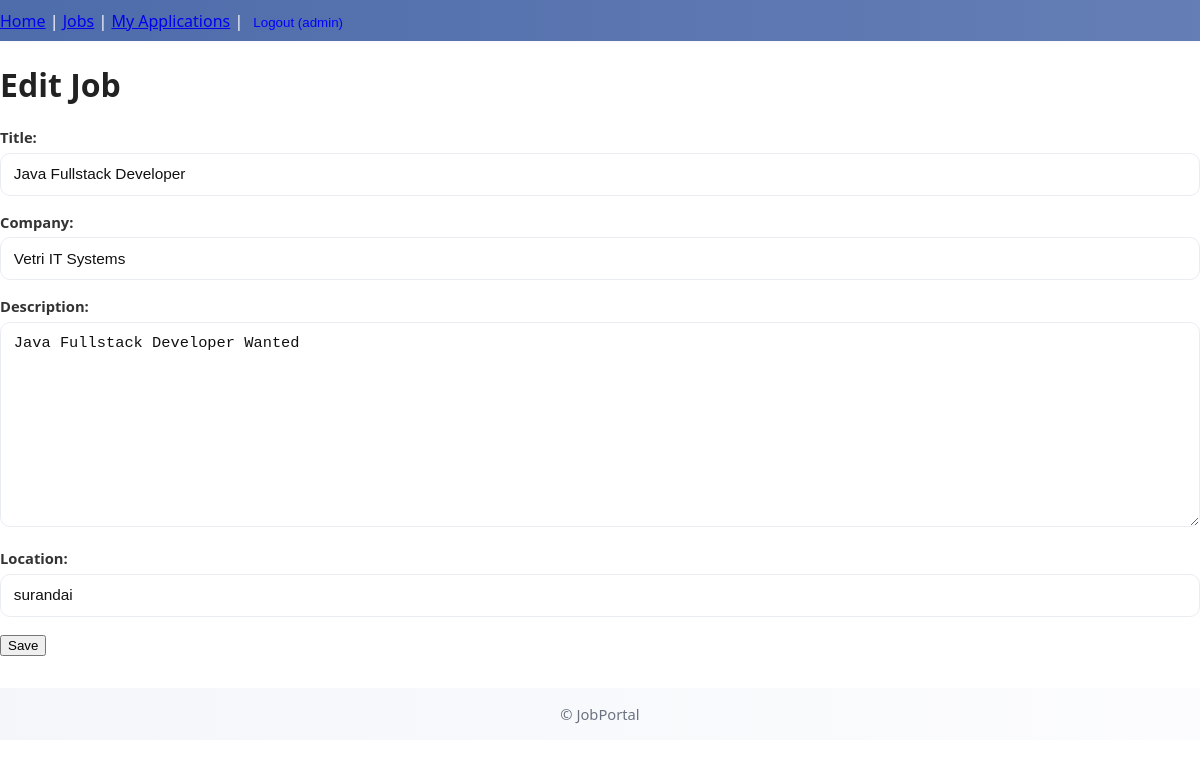
The page /jobs/2/edit/ (signed in) on the database its author committed.
### jobs/models.py (models this page shows, shortened)
class Job(models.Model):
    title = models.CharField(max_length=255)
    company = models.CharField(max_length=255)
    description = models.TextField()
    location = models.CharField(max_length=255, blank=True)
    posted_by = models.ForeignKey(User, related_name='jobs', on_delete=models.CASCADE)
    created_at = models.DateTimeField(auto_now_add=True)
    updated_at = models.DateTimeField(auto_now=True)
    class Meta:
        ordering = ['-created_at']

### jobs/views.py (the view)
# urls.py: path('jobs/<int:pk>/edit/', views.JobUpdateView.as_view(), name='job_edit'),
class JobUpdateView(LoginRequiredMixin, UserPassesTestMixin, UpdateView):
    model = Job
    form_class = JobForm
    template_name = 'jobs/job_form.html'
    def test_func(self):
        job = self.get_object()
        return self.request.user == job.posted_by

### jobs/forms.py
class JobForm(forms.ModelForm):
    class Meta:
        model = Job
        fields = ['title', 'company', 'description', 'location']

### jobs/templates/jobs/job_form.html
{% extends 'jobs/Layout/base.html' %}
{% block content %}
  <h1>{% if object %}Edit Job{% else %}Post a Job{% endif %}</h1>
  <form method="post">{% csrf_token %}
    {{ form.as_p }}
    <button type="submit">Save</button>
  </form>
{% endblock %}

### jobs/templates/jobs/Layout/base.html (shortened to what this page needs)
<!doctype html>
<html lang="en">
<head>
  {% load static %}
  <link rel="stylesheet" href="{% static 'css/styles.css' %}">
</head>
<body>
  <nav>
    <a href="{% url 'jobs:home' %}">Home</a> |
    <a href="{% url 'jobs:job_list' %}">Jobs</a>
    {% if user.is_authenticated %}
      {% if user.profile.role == 'employer' %}
        | <a href="{% url 'jobs:employer_dashboard' %}">Employer Dashboard</a>
        | <a href="{% url 'jobs:job_create' %}">Post a Job</a>
      {% else %}
        | <a href="{% url 'jobs:my_applications' %}">My Applications</a>
      {% endif %}
      |
      <form method="post" action="{% url 'jobs:logout' %}" style="display:inline;">
        <button type="submit" style="background:none; border:none; color:blue; cursor:pointer;">
          Logout ({{ user.username }})
        </button>
      </form>
    {% else %}
      | <a href="{% url 'jobs:login' %}">Login</a> | <a href="{% url 'jobs:signup' %}">Register</a>
    {% endif %}
  </nav>
  <main>
    {% block content %}{% endblock %}
  </main>
  <footer>
    <p>&copy; {{ year }} JobPortal</p>
  </footer>
</body>
</html>

### jobs/static/css/styles.css (style rules this page uses)
* { box-sizing: border-box; }
html,body { height: 100%; margin:0; padding:0; font-family: "Montserrat", system-ui, -apple-system, "Segoe UI", Roboto, "Helvetica Neue", Arial; -webkit-font-smoothing:antialiased; -moz-osx-font-smoothing:grayscale; color:#222; background:#fff; }
:root { --primary:#4B69A9; --black:#000000; --white:#ffffff; --muted:#6b7280; --light:#F5F5F5; --success:#16a34a; --danger:#ef4444; --glass: rgba(255,255,255,0.6); --radius:12px; --card-radius:14px; --shadow-sm: 0 1px 3px rgba(16,24,40,0.04); --shadow-md: 0 8px 24px rgba(16,24,40,0.08); }
nav { background: linear-gradient(90deg, rgba(75,105,169,0.98), rgba(75,105,169,0.86)); color:var(--white); padding:0.6rem 0; box-shadow: var(--shadow-sm); position:sticky; top:0; z-index:50; }
form { background:transparent; }
label { display:block; margin-bottom:.35rem; font-weight:600; color:#333; font-size:.92rem; }
input[type="text"], input[type="email"], input[type="password"], textarea, select { width:100%; padding:.72rem .8rem; border-radius:10px; border:1px solid #e9edf2; background:var(--white); font-size:0.96rem; color:#111; }
textarea { min-height:140px; resize:vertical; }
footer { background: linear-gradient(90deg, rgba(75,105,169,0.06), rgba(75,105,169,0.02)); padding:1rem 0; margin-top:2rem; }
footer p { text-align:center; margin:0; color:var(--muted); font-size:.92rem; }
a, button { transition: all .14s ease; }

### rows shown on the page
Job: title "Java Fullstack Developer", company "Vetri IT Systems", description "Java Fullstack Developer Wanted", location "surandai"

### other values the page prints
{{ user.username }} "admin"
